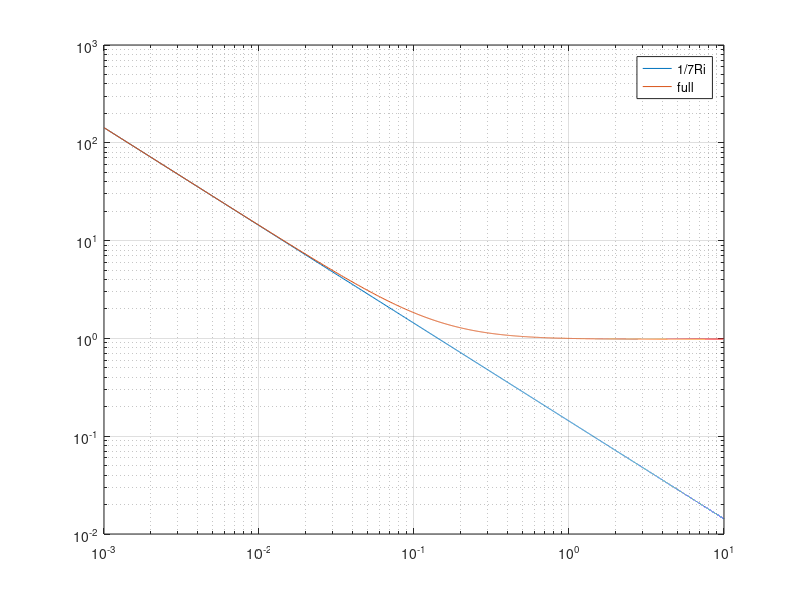

MATLAB code to generate this figure:
dd=.001;
Ri=dd:dd:10;


khoverkm=(1./(7*Ri))./  (1./(6.873*Ri+(1./(1+6.873*Ri))));

k2=1./(7*Ri);

loglog(Ri, k2, Ri,khoverkm)
legend('1/7Ri','full')
grid






